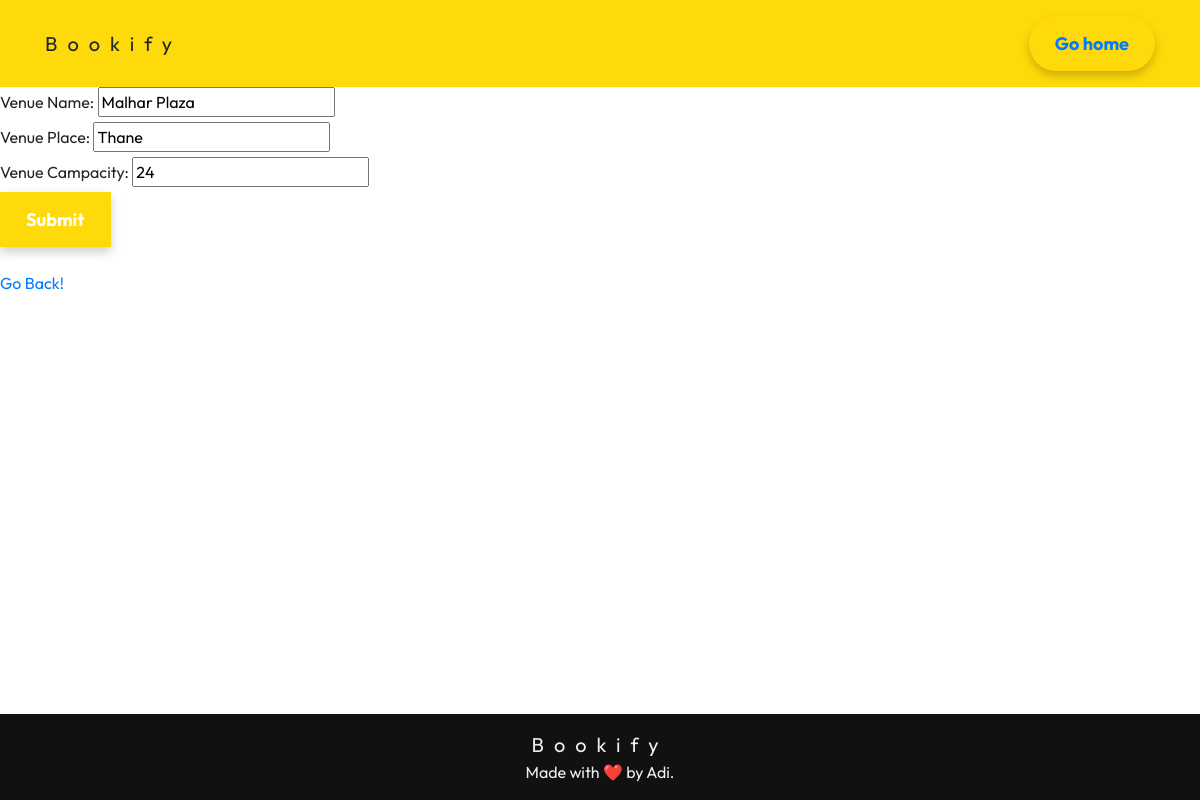
/venue/1, run on the app's committed database.
### application/models.py (models this page shows)
class Venue(db.Model):
    __tablename__= 'venue'
    venue_id = db.Column(db.Integer, autoincrement =True, primary_key=True)
    venue_name = db.Column(db.String, unique=True)
    venue_place = db.Column(db.String, unique=False)
    venue_capacity = db.Column(db.Integer, unique=False)

### application/controllers.py (the view)
@app.route('/venue', methods=['GET'])
@app.route('/venue/<venue_id>', methods=['GET'])
def venue(venue_id=None):
    if not venue_id:
        return render_template('venue_form.html')
    else:
        venue_to_update = db.session.query(Venue).filter_by(venue_id=venue_id).first()
        return render_template('venue_form_to_update.html',venue_to_update=venue_to_update)

### templates/venue_form_to_update.html (shortened to what this page needs)
<!DOCTYPE html>
<html lang="en">
<head>
    <link rel="stylesheet" href="/static/styles.css">
    <link rel="stylesheet" href="https://stackpath.bootstrapcdn.com/bootstrap/4.4.1/css/bootstrap.min.css" />
    <link rel="stylesheet" href="https://stackpath.bootstrapcdn.com/font-awesome/4.7.0/css/font-awesome.min.css" />
</head>
<body>
    <nav>
        <ul class="container">
            <li class="logo">Bookify</li>
            <li><button class="gohome"><a href='{{ url_for("index") }}'>Go home</a></button></li>
        </ul>
    </nav>
    <div class="landing-hero">
    <form methods="PUT" id="venue_form_to_update">
        <div>
            <label>Venue Name:</label>
            <input type="text" name="venue_name" value ='{{ venue_to_update.venue_name }}' required />
        </div>
        <div>
            <label>Venue Place:</label>
            <input type="text" name="venue_place" value ='{{ venue_to_update.venue_place }}' required />
        </div>
        <div>
            <label>Venue Campacity:</label>
            <input type="text" name="venue_capacity" value ='{{ venue_to_update.venue_capacity }}' required />
        </div>
        <button type="submit" id="submitbtn">Submit</button>
    </form>
    <br>
    <a href="/venue-dashboard">Go Back!</a>
    <div class="footer">
        <span class="logo">Bookify</span>
        <div class="msg">Made with ❤️ by Adi.</div>
    </div>
</div>
</body>
</html>

### static/styles.css (style rules this page uses)
body { position: relative; min-height: 100vh; }
* { font-family: 'Outfit', sans-serif; list-style: none; }
nav { font-family: 'Outfit', sans-serif; text-align: center; background-color: #ffda0a; padding: 1rem; }
.container { display: flex; justify-content: space-between; align-items: center; height: 10%; margin: 0 auto; max-width: 1200px; }
.logo { letter-spacing: 10px; font-size: 20px; }
.landing-hero { padding-bottom: 100px; }
.footer { padding: 1rem; text-align: center; position: absolute; bottom: 0; width: 100%; background-color: #111111; color: #eeeeee; }
.gohome { display: inline-block; padding: 12px 24px; font-size: 18px; font-weight: bold; text-align: center; text-decoration: none; border-radius: 40px; border: 2px solid #ffda0a; color: #fff; background-color: #ffda0a; box-shadow: 0 5px 10px rgba(0, 0, 0, 0.2); transition: background-color 0.3s ease-in-out; }
#submitbtn { display: inline-block; padding: 12px 24px; font-size: 18px; font-weight: bold; text-align: center; text-decoration: none; border: 2px solid #ffda0a; color: #fff; background-color: #ffda0a; box-shadow: 0 5px 10px rgba(0, 0, 0, 0.2); transition: background-color 0.3s ease-in-out; }

### data on the page
Venue: venue_name "Malhar Plaza", venue_place "Thane", venue_capacity "24"
